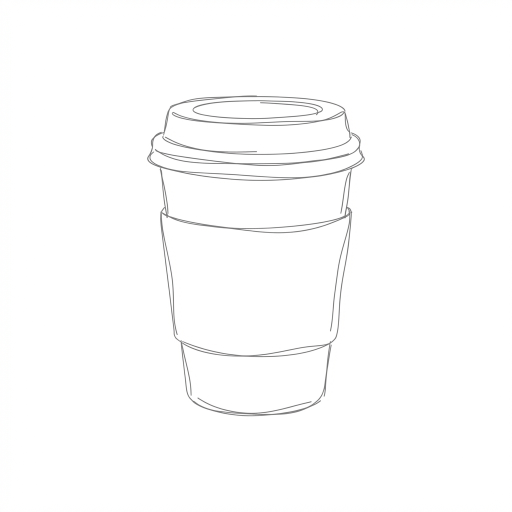
#> input picture projects/prosper/images/coffee.png, 1024 x 1024 px (shown at 1/2 size)
$ python crop_banner.py ../images/coffee.png ../images/fc_ending.png
#> lines starting #> are read from the running program, lines starting #| are printed output that depends on the picture
from PIL import Image
import sys
import os

def crop_center_16_9(image_path, output_path):
#> called with image_path = '../images/coffee.png', output_path = '../images/fc_ending.png'
    try:
        img = Image.open(image_path)
#> img is the input picture: PIL image 1024x1024 RGB; mean R, G, B 252.9, 252.9, 252.9
        width, height = img.size
#> width = 1024; height = 1024

        # Calculate target height for 16:9
        target_height = int(width * 9 / 16)
#> target_height = 576

        if target_height > height:
            # If image is too short, crop width instead
            target_width = int(height * 16 / 9)
            left = (width - target_width) // 2
            top = 0
            right = left + target_width
            bottom = height
        else:
            # Crop height (standard for square -> 16:9)
            left = 0
            top = (height - target_height) // 2
#> top = 224
            right = width
#> right = 1024
            bottom = top + target_height
#> bottom = 800

        img_cropped = img.crop((left, top, right, bottom))
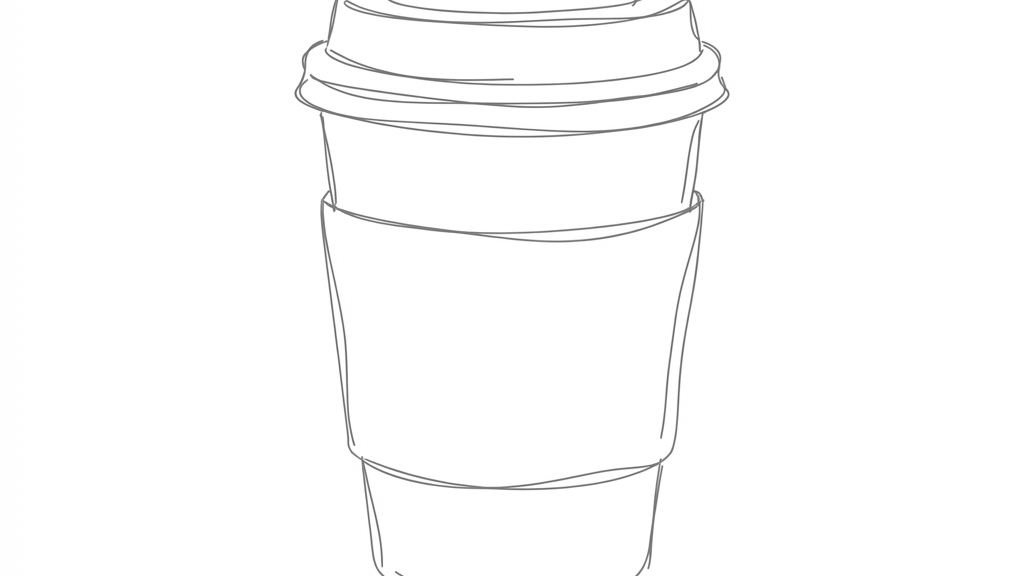
#> img_cropped: PIL image 1024x576 RGB; mean R, G, B 252, 252, 252

        # Resize to Note standard (1280x670)
        img_resized = img_cropped.resize((1280, 670), Image.Resampling.LANCZOS)
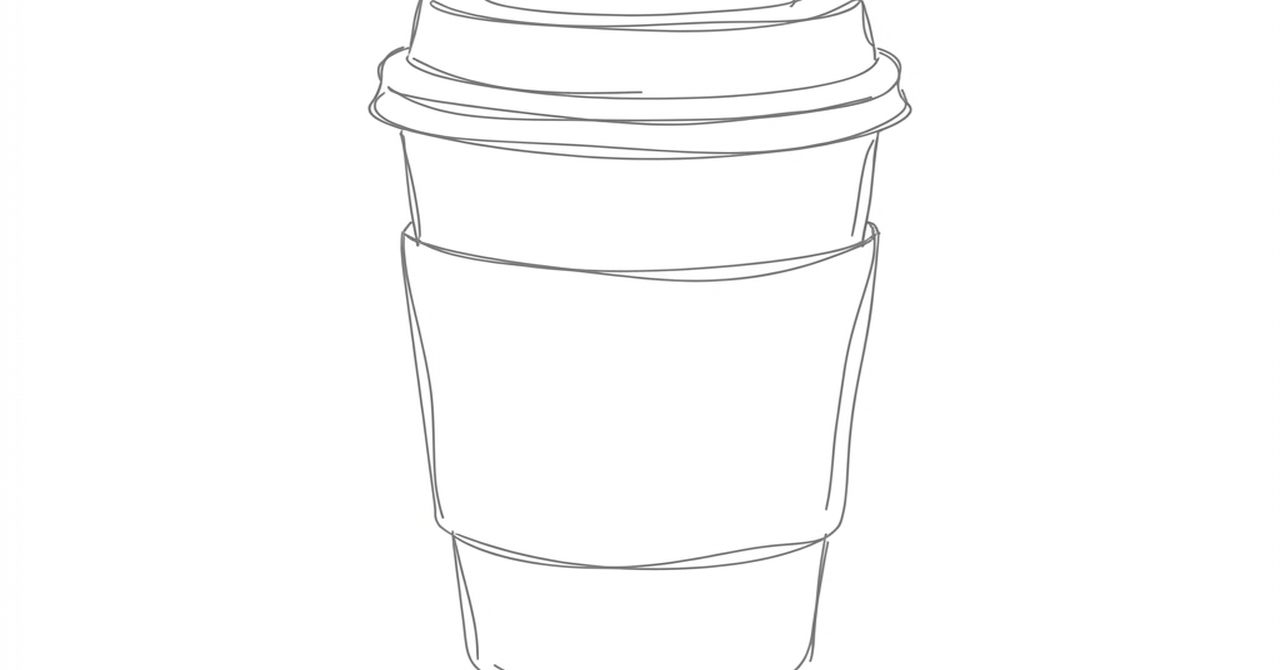
#> img_resized: PIL image 1280x670 RGB; mean R, G, B 252, 252, 252

        img_resized.save(output_path)
        print(f"Successfully cropped and resized to {output_path} (1280x670)")

    except Exception as e:
        print(f"Error cropping image: {e}")
        sys.exit(1)

if __name__ == "__main__":
    if len(sys.argv) != 3:
        print("Usage: python crop_banner.py <input_path> <output_path>")
        sys.exit(1)

    crop_center_16_9(sys.argv[1], sys.argv[2])

$ run again, on projects/prosper/images/fc_ikea.png
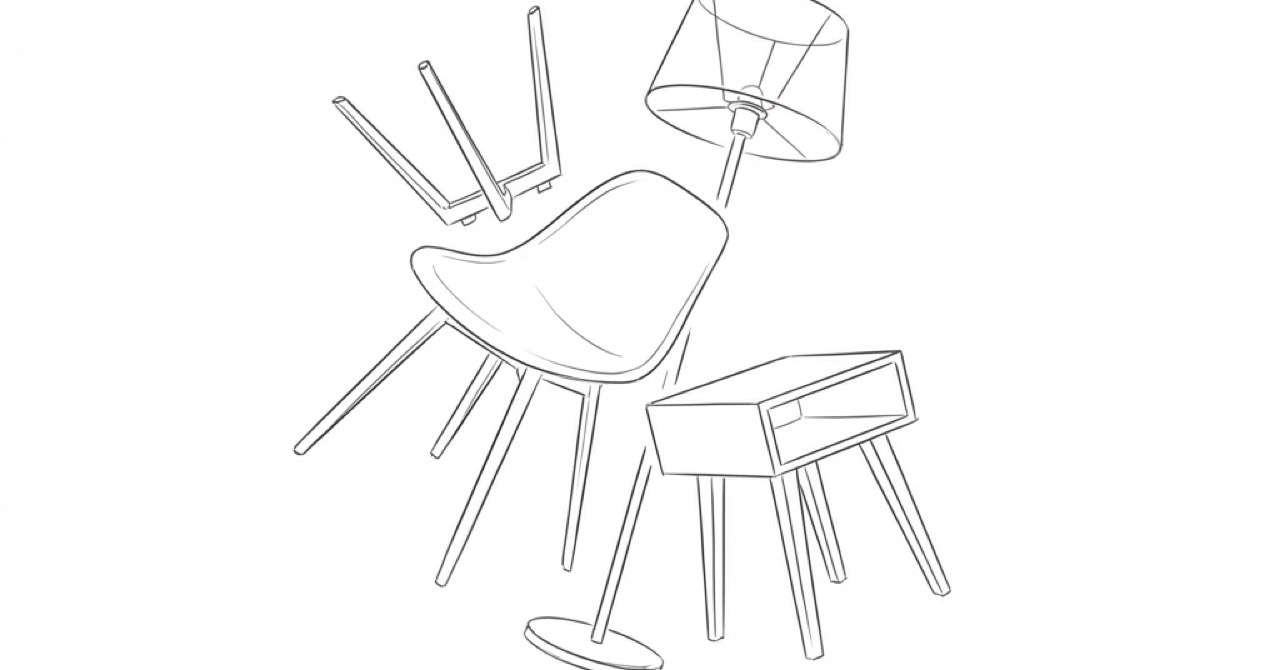
#> input picture projects/prosper/images/fc_ikea.png, 1280 x 670 px
#> in crop_center_16_9, img is the input picture: PIL image 1280x670 RGB; mean R, G, B 250.4, 250.4, 250.4
#> in crop_center_16_9, `img_cropped = img.crop((left, top, right, bottom))`:
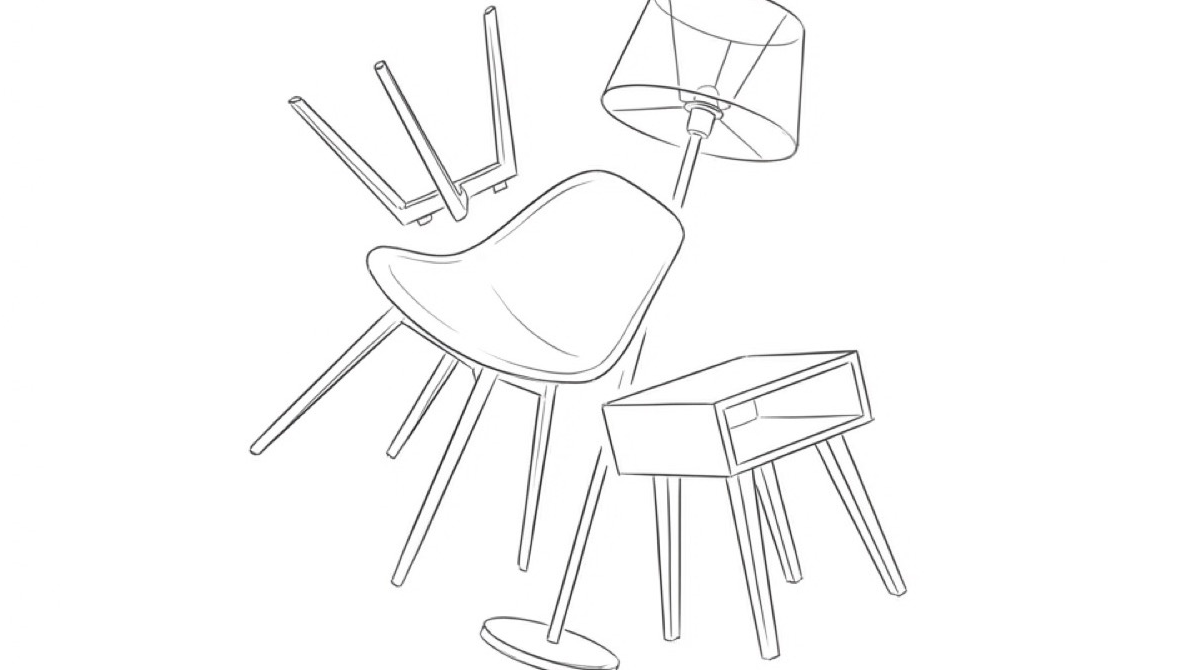
#> img_cropped: PIL image 1191x670 RGB; mean R, G, B 250.1, 250.1, 250.1
#> in crop_center_16_9, `img_resized = img_cropped.resize((1280, 670), Image.Resampling.LANCZOS)`:
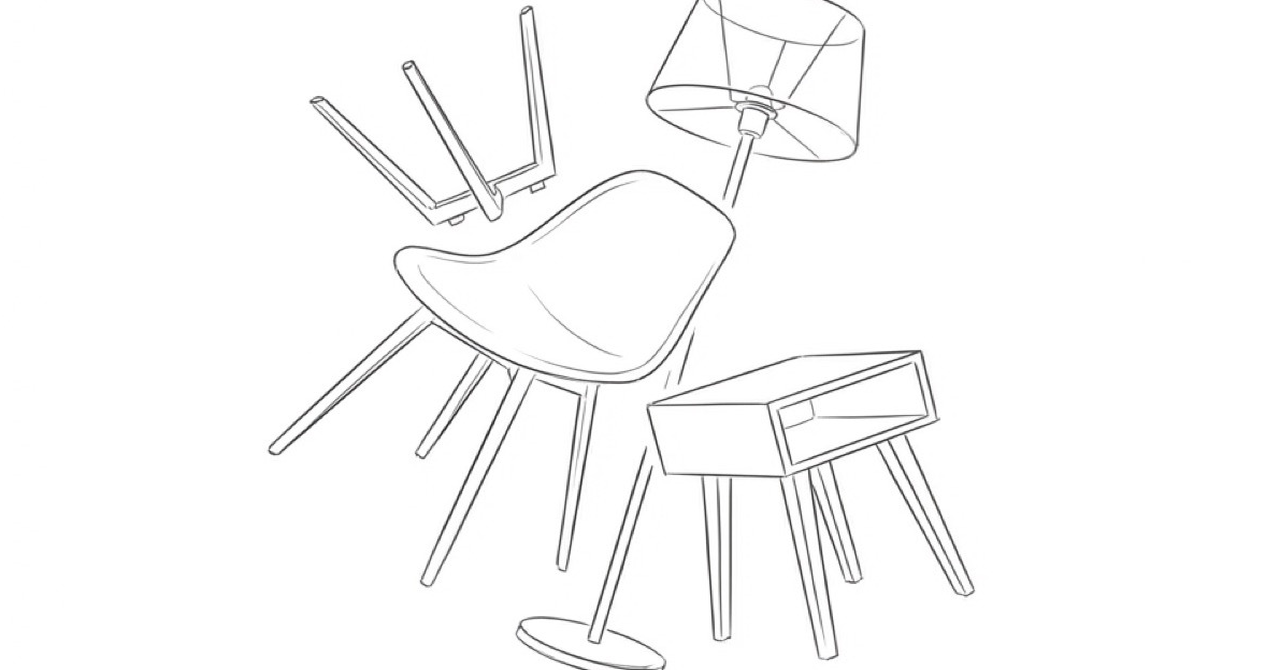
#> img_resized: PIL image 1280x670 RGB; mean R, G, B 250.1, 250.1, 250.1

$ run again, on projects/prosper/images/fc_noir_ending_v2.png
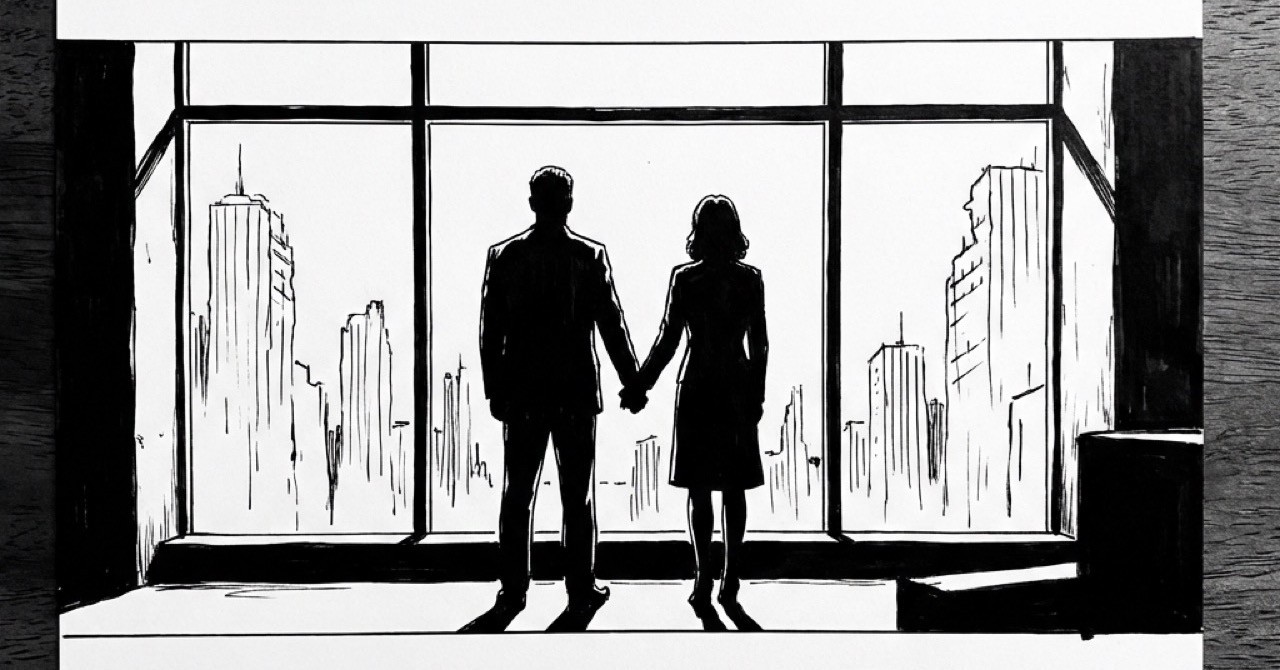
#> input picture projects/prosper/images/fc_noir_ending_v2.png, 1280 x 670 px
#> in crop_center_16_9, img is the input picture: PIL image 1280x670 RGB; mean R, G, B 148.9, 148.8, 149
#> in crop_center_16_9, `img_cropped = img.crop((left, top, right, bottom))`:
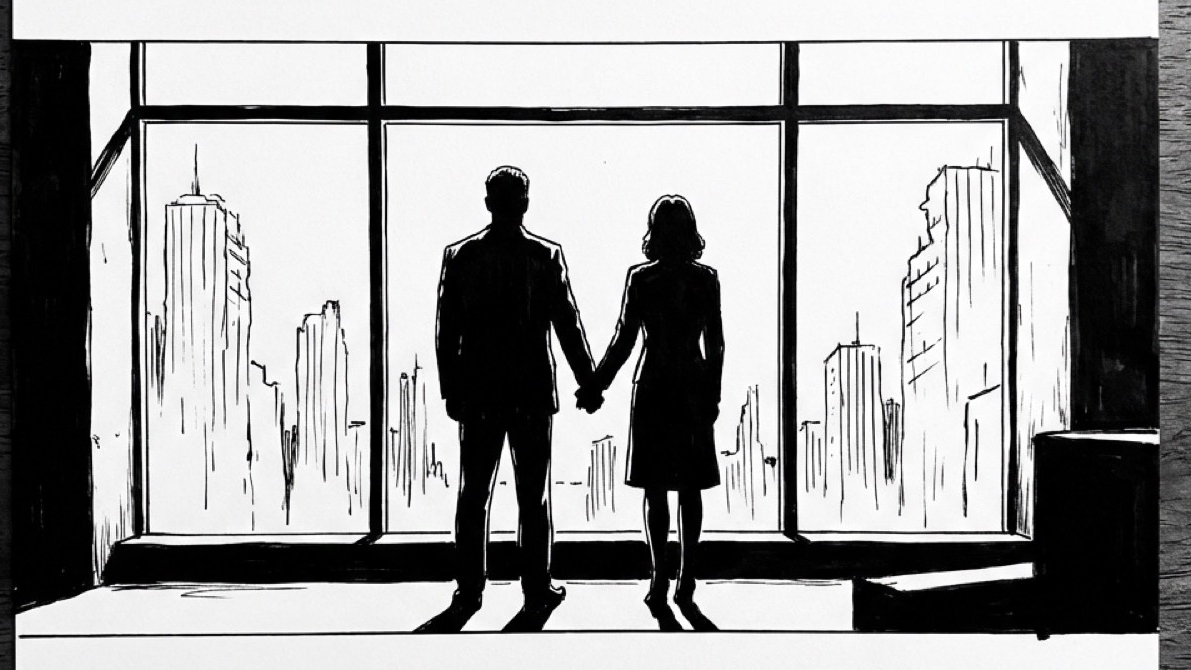
#> img_cropped: PIL image 1191x670 RGB; mean R, G, B 155.4, 155.3, 155.4
#> in crop_center_16_9, `img_resized = img_cropped.resize((1280, 670), Image.Resampling.LANCZOS)`:
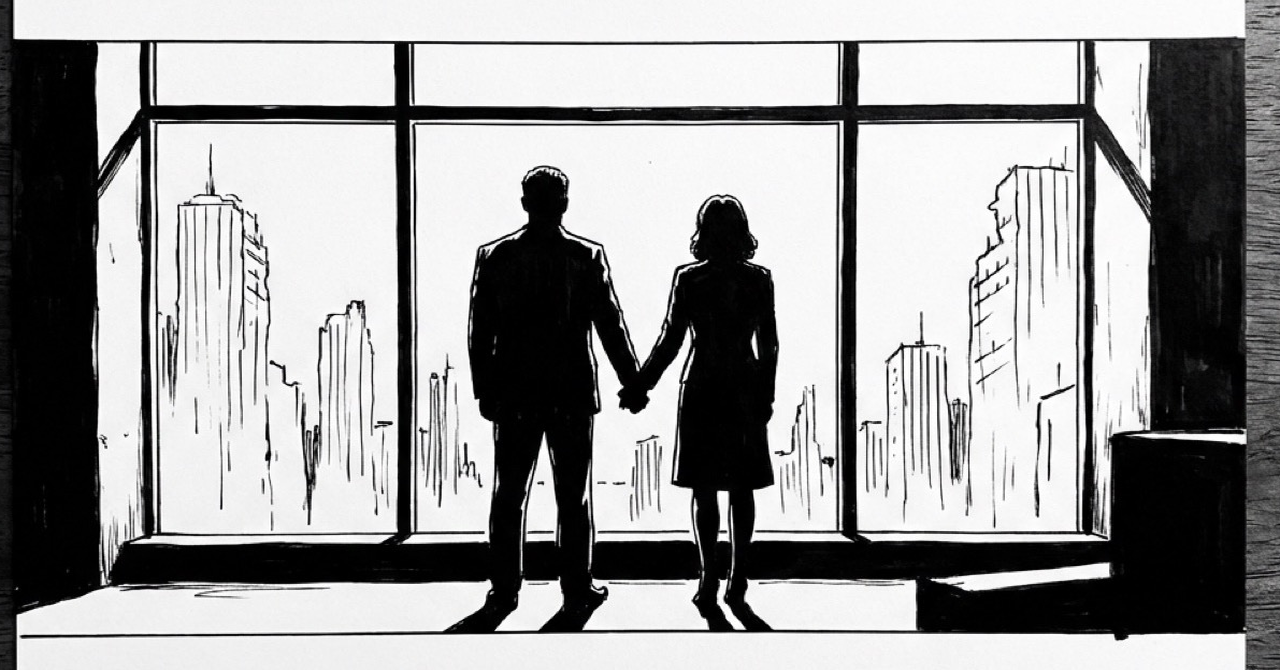
#> img_resized: PIL image 1280x670 RGB; mean R, G, B 155.4, 155.3, 155.4
